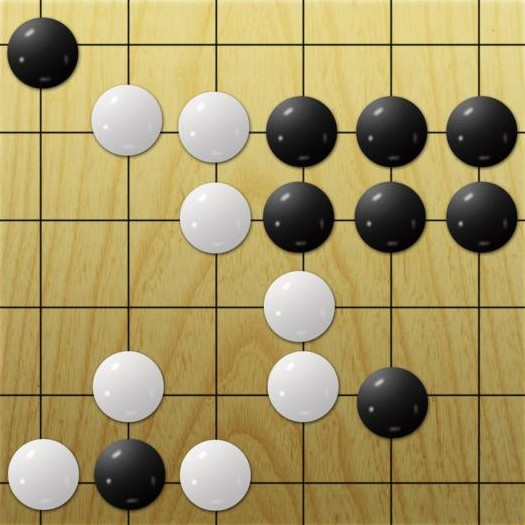
#> input picture image/test_img.jpeg, 525 x 525 px, found by its file name
$ python hough.py
#> lines starting #> are read from the running program, lines starting #| are printed output that depends on the picture; after the words box and inside, x2 and y2 are one past the last pixel; in counts of white or black regions, pixels touching at a corner belong together
from cv2 import cv2 as cv
import numpy as np
from matplotlib import pyplot as plt


# 展示图像
def cv_show(name, img):
    cv.imshow(name, img)
    k = cv.waitKey(0)
    if k == 27:
        cv.destroyAllWindows()


def calculate(newpoint, oldpoint):
    """
    计算两点之间距离
    """
    vector1 = np.array([newpoint[0], newpoint[1]])
    vector2 = np.array([oldpoint[0], oldpoint[1]])
    distance = np.linalg.norm(vector1 - vector2)
    return distance


def check(point, points_list):
    """
    检测是否为新的中心点
    """
    if (point[0] - points_list[-1][0]) > 5 or (point[1] - points_list[-1][1]) > 5:
        return True
    return False


def update(newpoint, points_list, choice):
    """
    更新信息
    """
    global Max_dis_1, Maxpoint_1, Max_dis_2, Maxpoint_2
    for old in points_list:
        distance = calculate(newpoint, old)
        if choice == 1:
            if (distance > Max_dis_1):
                Max_dis_1 = distance
                Maxpoint_1.clear()
                Maxpoint_1.append(newpoint)
                Maxpoint_1.append(old)
        else:
            if (distance > Max_dis_2):
                Max_dis_2 = distance
                Maxpoint_2.clear()
                Maxpoint_2.append(newpoint)
                Maxpoint_2.append(old)
    points_list.append(newpoint)


def nothing(x):
    pass


Max_dis_1 = 0  # 声明最大距离
Max_dis_2 = 0

Maxpoint_1 = []  # 储存最大距离两端点
Maxpoint_2 = []

points_list_1 = []  # 存储每个棋子的中心点序列
points_list_2 = []

img = cv.imread('image/test_img.jpeg')
#> img is the input picture: shape (525, 525, 3); mean B, G, R 100.5, 151.2, 166.8
img_gray = cv.cvtColor(img, cv.COLOR_BGR2GRAY)

# 转化为灰度图
template1 = cv.imread('image/test_img_white.jpeg', 0)
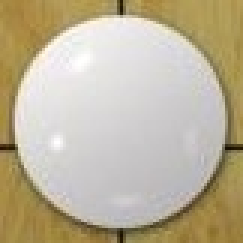
#> input picture image/test_img_white.jpeg, 81 x 81 px, found by its file name (shown 3 times larger)
#> template1: shape (81, 81); min 14, max 255, mean 179.5
template2 = cv.imread('image/test_img_black.jpeg', 0)
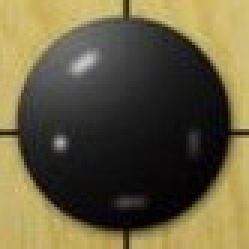
#> input picture image/test_img_black.jpeg, 83 x 83 px, found by its file name (shown 3 times larger)
#> template2: shape (83, 83); min 0, max 201, mean 92.4
w1, h1 = template1.shape[::-1]
#> w1 = 81; h1 = 81
w2, h2 = template2.shape[::-1]
#> w2 = 83; h2 = 83
# 模板匹配
res1 = cv.matchTemplate(img_gray, template1, cv.TM_CCOEFF_NORMED)
res2 = cv.matchTemplate(img_gray, template2, cv.TM_CCOEFF_NORMED)
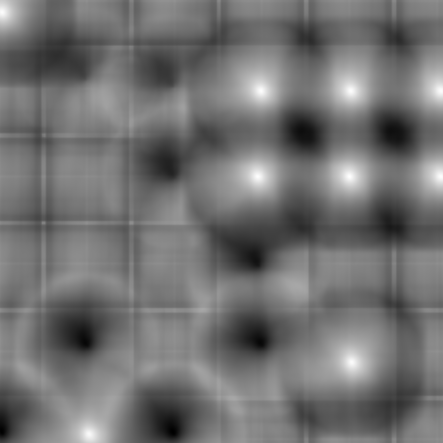
#> res2: shape (443, 443) float32; min -0.772, max 1, mean 0.0157; drawn with min black and max white
# min1_val1, max1_val, min1_loc, max1_loc = cv.minMaxLoc(res1)
# min2_val, max2_val, min2_loc, max2_loc = cv.minMaxLoc(res2)

# 设定阈值
thresh1 = 0.7
thresh2 = 0.8
loc1 = np.where(res1 >= thresh1)
#> loc1 = 507 positions, rows 79 to 441, columns 0 to 268
loc2 = np.where(res2 >= thresh2)
#> loc2 = 802 positions, rows 6 to 439, columns 0 to 442

# 对于白子
for pt in zip(*loc1[::-1]):
    newpoint = (pt[0] + w1 / 2, pt[1] + h1 / 2)
    cv.rectangle(img, pt, (pt[0] + w1, pt[1] + h1), (0, 0, 255), 1)  # 绘制轮廓
    if len(points_list_1) == 0:
        points_list_1.append(newpoint)
    elif check(newpoint, points_list_1):
        update(newpoint, points_list_1, 1)  # 若为新点则更新
#> this loop made 507 passes
#> pt on passes 1 to 3: (86, 79), (87, 79), (86, 80)
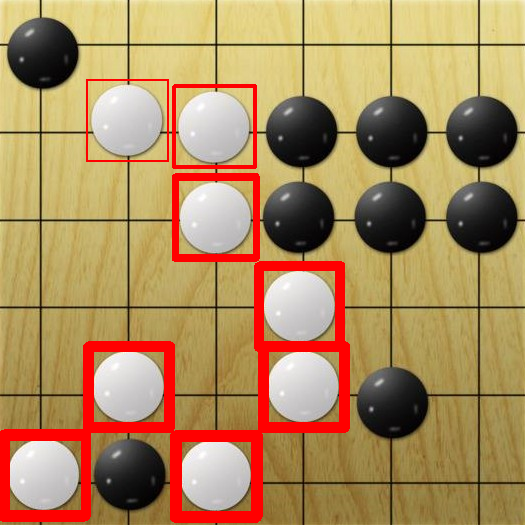
#> img: shape (525, 525, 3); 7.67% of pixels changed, all inside (x1, y1, x2, y2) = (0, 79, 350, 523)
#> after the loop, points_list_1 = 18 items, first 6: (126.5, 119.5), (214.5, 124.5), (215.5, 213.5), (212.5, 219.5), (299.5, 301.5), (294.5, 307.5)

# 对于黑子
for pt in zip(*(loc2[::-1])):
    newpoint = (pt[0] + w2 / 2, pt[1] + h2 / 2)
    cv.rectangle(img, pt, (pt[0] + w2, pt[1] + h2), (0, 255, 0), 1)
    if len(points_list_2) == 0:
        points_list_2.append(newpoint)
    elif check(newpoint, points_list_2):
        update(newpoint, points_list_2, 2)
#> this loop made 802 passes
#> pt on passes 1 to 3: (0, 6), (1, 6), (2, 6)
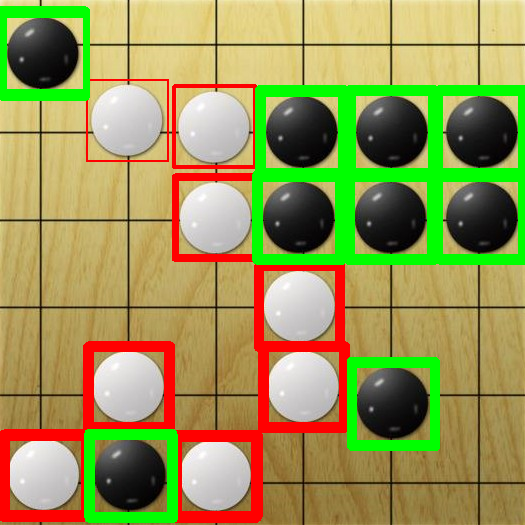
#> img: shape (525, 525, 3); 10.02% of pixels changed, all inside (x1, y1, x2, y2) = (0, 6, 525, 523)
#> after the loop, points_list_2 = 29 pairs, first value 41.5 to 483.5, second value 47.5 to 478.5

print(Maxpoint_1)
print(Maxpoint_2)

# 转化为整数点以作直线
line_point_1_a = (int(Maxpoint_1[0][0]), int(Maxpoint_1[0][1]))
line_point_1_b = (int(Maxpoint_1[1][0]), int(Maxpoint_1[1][1]))
line_point_2_a = (int(Maxpoint_2[0][0]), int(Maxpoint_2[0][1]))
line_point_2_b = (int(Maxpoint_2[1][0]), int(Maxpoint_2[1][1]))
# 画出直线
cv.line(img, line_point_1_a, line_point_1_b, (0, 0, 255), 2)
cv.line(img, line_point_2_a, line_point_2_b, (0, 255, 0), 2)


cv.namedWindow('template')
cv.createTrackbar('Canny_thresh1', 'template', 41, 255, nothing)
cv.createTrackbar('Canny_thresh2', 'template', 237, 255, nothing)
# cv.createTrackbar('thresh', 'template', 100, 255, nothing)
# cv.createTrackbar('minLine', 'template', 5, 50, nothing)
# cv.createTrackbar('maxlineGap', 'template', 1, 50, nothing)

while True:
    lower = cv.getTrackbarPos('Canny_thresh1', 'template')
#> lower = 41
    upper = cv.getTrackbarPos('Canny_thresh2', 'template')
#> upper = 237
    edges = cv.Canny(img_gray, lower, upper, apertureSize=3)
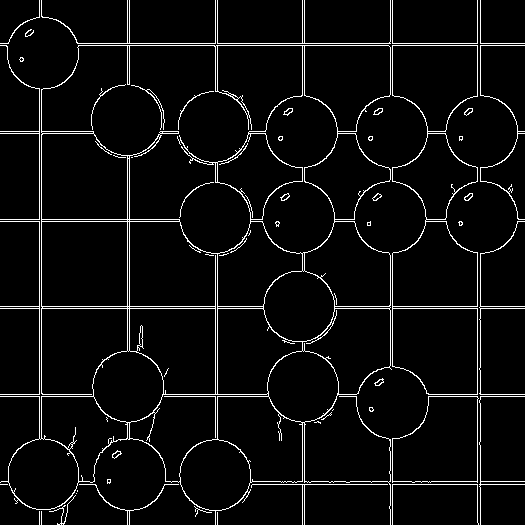
#> edges: shape (525, 525); 4.8% white in thin lines or dots
    # thresh = cv.getTrackbarPos('thresh', 'template')
    # minLineLength = cv.getTrackbarPos('minLine', 'template')
    # maxLineGap = cv.getTrackbarPos('maxlineGap', 'template')
    thresh=100
    minLineLength = 5
    maxLineGap=1
    lines = cv.HoughLinesP(edges, 1, np.pi / 180, thresh,  # 第二第三参数都为精确度
                           minLineLength, maxLineGap)
#> lines = 73 rows, first 6: [217, 43, 390, 43], [480, 306, 524, 306], [480, 308, 524, 308], [392, 45, 477, 45], [41, 393, 41, 308], [127, 350, 127, 155]
    img_ = img.copy()
    for line in lines:  # 此处教材有误，按教材只能画出一条
        x1 = line[0][0]
        y1 = line[0][1]
        x2 = line[0][2]
        y2 = line[0][3]
        cv.line(img_, (x1, y1), (x2, y2), (255, 0, 255), 2)
#> this loop made 73 passes
#> (x1, y1, x2, y2) on passes 1 to 12: (217, 43, 390, 43), (480, 306, 524, 306), (480, 308, 524, 308), (392, 45, 477, 45), (41, 393, 41, 308), (127, 350, 127, 155), (477, 482, 477, 399), (337, 394, 356, 394), (128, 306, 215, 306), (431, 481, 476, 481), (39, 219, 39, 88), (217, 396, 268, 396)
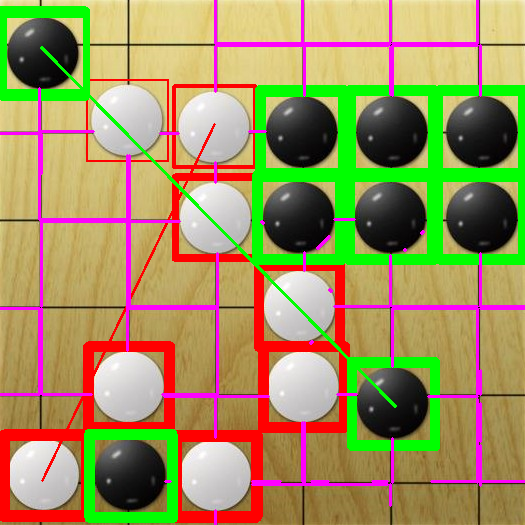
#> img_: shape (525, 525, 3); mean B, G, R 92.2, 145.8, 158.1
    cv.imshow('template', img_)
    key = cv.waitKey(10)
#> (key Esc is pressed here)
    if key == 27:
        break
